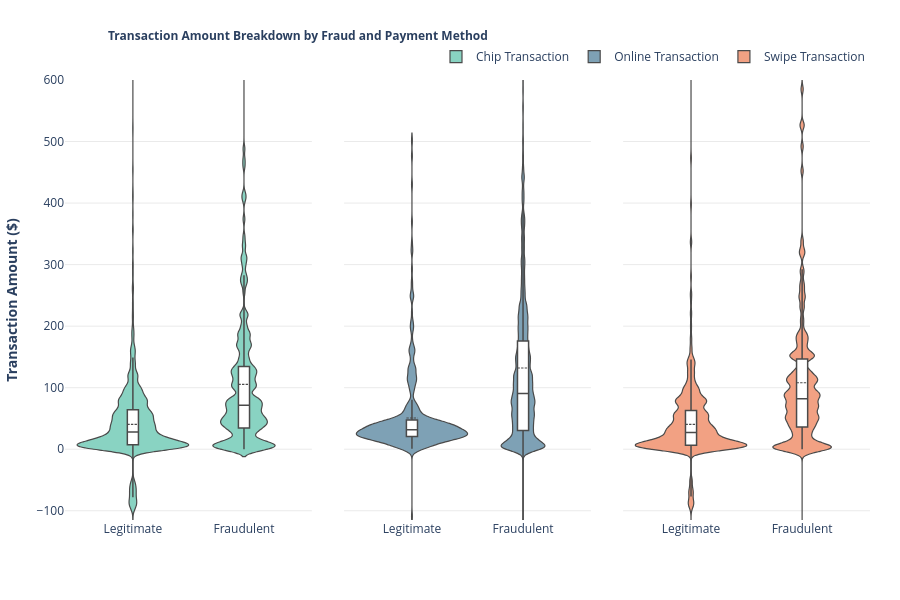

Here is the notebook cell this chart was saved with:
### Code cell
fig = px.violin(
    sample_amountchip_fraud_unbiased2_df,  
    x="target",  
    y="amount",  
    color="use_chip", 
    facet_col="use_chip",             
    facet_col_spacing=0.04,
    color_discrete_map=chip_color, 
    category_orders={"target": chip_order},
    box=True,  
    points=False,
)

fig.update_layout(
    violinmode="group", boxmode="group",
    plot_bgcolor="white", paper_bgcolor="white", showlegend=True,
    width=900, height=600, autosize=False, margin=dict(l=60, r=30, t=80, b=80),
    title=dict(text="<b>Transaction Amount Breakdown by Fraud and Payment Method</b>", 
               x=0.12,font=dict(size=12),),
    legend=dict(title="", orientation="h", yanchor="bottom", y=1.02, xanchor="right", x=1),
    yaxis=dict(title="<b>Transaction Amount ($)</b>", gridcolor="#EAEAEA", showline=False, 
               zeroline=False, 
               range=[-115, 600] 
              ),   
)

fig.update_traces(
    box_fillcolor="white", box_line_color="#4A4A4A", box_line_width=1.5, box_width=0.1, 
    meanline_visible=True,
    line=dict(color="#4A4A4A", width=1.2),    
    width=1,
    bandwidth=6, 
    hoveron="violins",    
)

fig.update_yaxes(showgrid=True, gridcolor="#EAEAEA", showline=False, zeroline=False)
fig.update_xaxes(title_text="")
fig.update_annotations(text="")

fig.for_each_trace(lambda trace: trace.update(fillcolor=chip_color.get(trace.name, "#CCCCCC")))
  
fig.show()

### Figure 1 — Plotly figure (JSON) as saved in the notebook; plotly's stock layout.template omitted (floating-point values rounded to 4 significant figures; data arrays with more than 128 entries replaced by an {"elided": "..."} marker saying what was removed)
{"data": [{"alignmentgroup": "True", "bandwidth": 6, "box": {"fillcolor": "white", "line": {"color": "#4A4A4A", "width": 1.5}, "visible": true, "width": 0.1}, "fillcolor": "#89D3C2", "hoveron": "violins", "hovertemplate": "use_chip=Chip Transaction<br>target=%{x}<br>amount=%{y}<extra></extra>", "legendgroup": "Chip Transaction", "line": {"color": "#4A4A4A", "width": 1.2}, "marker": {"color": "#89D3C2"}, "meanline": {"visible": true}, "name": "Chip Transaction", "offsetgroup": "Chip Transaction", "orientation": "v", "points": false, "scalegroup": "True", "showlegend": true, "type": "violin", "width": 1, "x": {"elided": "2902 str values"}, "x0": " ", "xaxis": "x", "y": {"elided": "2902 float values"}, "y0": " ", "yaxis": "y"}, {"alignmentgroup": "True", "bandwidth": 6, "box": {"fillcolor": "white", "line": {"color": "#4A4A4A", "width": 1.5}, "visible": true, "width": 0.1}, "fillcolor": "#7EA1B5", "hoveron": "violins", "hovertemplate": "use_chip=Online Transaction<br>target=%{x}<br>amount=%{y}<extra></extra>", "legendgroup": "Online Transaction", "line": {"color": "#4A4A4A", "width": 1.2}, "marker": {"color": "#7EA1B5"}, "meanline": {"visible": true}, "name": "Online Transaction", "offsetgroup": "Online Transaction", "orientation": "v", "points": false, "scalegroup": "True", "showlegend": true, "type": "violin", "width": 1, "x": {"elided": "2943 str values"}, "x0": " ", "xaxis": "x2", "y": {"elided": "2943 float values"}, "y0": " ", "yaxis": "y2"}, {"alignmentgroup": "True", "bandwidth": 6, "box": {"fillcolor": "white", "line": {"color": "#4A4A4A", "width": 1.5}, "visible": true, "width": 0.1}, "fillcolor": "#F2A183", "hoveron": "violins", "hovertemplate": "use_chip=Swipe Transaction<br>target=%{x}<br>amount=%{y}<extra></extra>", "legendgroup": "Swipe Transaction", "line": {"color": "#4A4A4A", "width": 1.2}, "marker": {"color": "#F2A183"}, "meanline": {"visible": true}, "name": "Swipe Transaction", "offsetgroup": "Swipe Transaction", "orientation": "v", "points": false, "scalegroup": "True", "showlegend": true, "type": "violin", "width": 1, "x": {"elided": "788 str values"}, "x0": " ", "xaxis": "x3", "y": {"elided": "788 float values"}, "y0": " ", "yaxis": "y3"}], "layout": {"annotations": [{"font": {}, "showarrow": false, "text": "", "x": 0.1533, "xanchor": "center", "xref": "paper", "y": 1, "yanchor": "bottom", "yref": "paper"}, {"font": {}, "showarrow": false, "text": "", "x": 0.5, "xanchor": "center", "xref": "paper", "y": 1, "yanchor": "bottom", "yref": "paper"}, {"font": {}, "showarrow": false, "text": "", "x": 0.8467, "xanchor": "center", "xref": "paper", "y": 1, "yanchor": "bottom", "yref": "paper"}], "autosize": false, "boxmode": "group", "height": 600, "legend": {"orientation": "h", "title": {"text": ""}, "tracegroupgap": 0, "x": 1, "xanchor": "right", "y": 1.02, "yanchor": "bottom"}, "margin": {"b": 80, "l": 60, "r": 30, "t": 80}, "paper_bgcolor": "white", "plot_bgcolor": "white", "showlegend": true, "title": {"font": {"size": 12}, "text": "<b>Transaction Amount Breakdown by Fraud and Payment Method</b>", "x": 0.12}, "violinmode": "group", "width": 900, "xaxis": {"anchor": "y", "autorange": true, "categoryarray": ["Online Transaction", "Chip Transaction", "Swipe Transaction"], "categoryorder": "array", "domain": [0, 0.3067], "range": [2.389, 4.611], "title": {"text": ""}, "type": "category"}, "xaxis2": {"anchor": "y2", "autorange": true, "categoryarray": ["Online Transaction", "Chip Transaction", "Swipe Transaction"], "categoryorder": "array", "domain": [0.3467, 0.6533], "matches": "x", "range": [2.389, 4.611], "title": {"text": ""}, "type": "category"}, "xaxis3": {"anchor": "y3", "autorange": true, "categoryarray": ["Online Transaction", "Chip Transaction", "Swipe Transaction"], "categoryorder": "array", "domain": [0.6933, 1.0], "matches": "x", "range": [2.389, 4.611], "title": {"text": ""}, "type": "category"}, "yaxis": {"anchor": "x", "domain": [0, 1], "gridcolor": "#EAEAEA", "range": [-115, 600], "showgrid": true, "showline": false, "title": {"text": "<b>Transaction Amount ($)</b>"}, "type": "linear", "zeroline": false}, "yaxis2": {"anchor": "x2", "domain": [0, 1], "gridcolor": "#EAEAEA", "matches": "y", "showgrid": true, "showline": false, "showticklabels": false, "type": "linear", "zeroline": false}, "yaxis3": {"anchor": "x3", "domain": [0, 1], "gridcolor": "#EAEAEA", "matches": "y", "showgrid": true, "showline": false, "showticklabels": false, "type": "linear", "zeroline": false}}}
